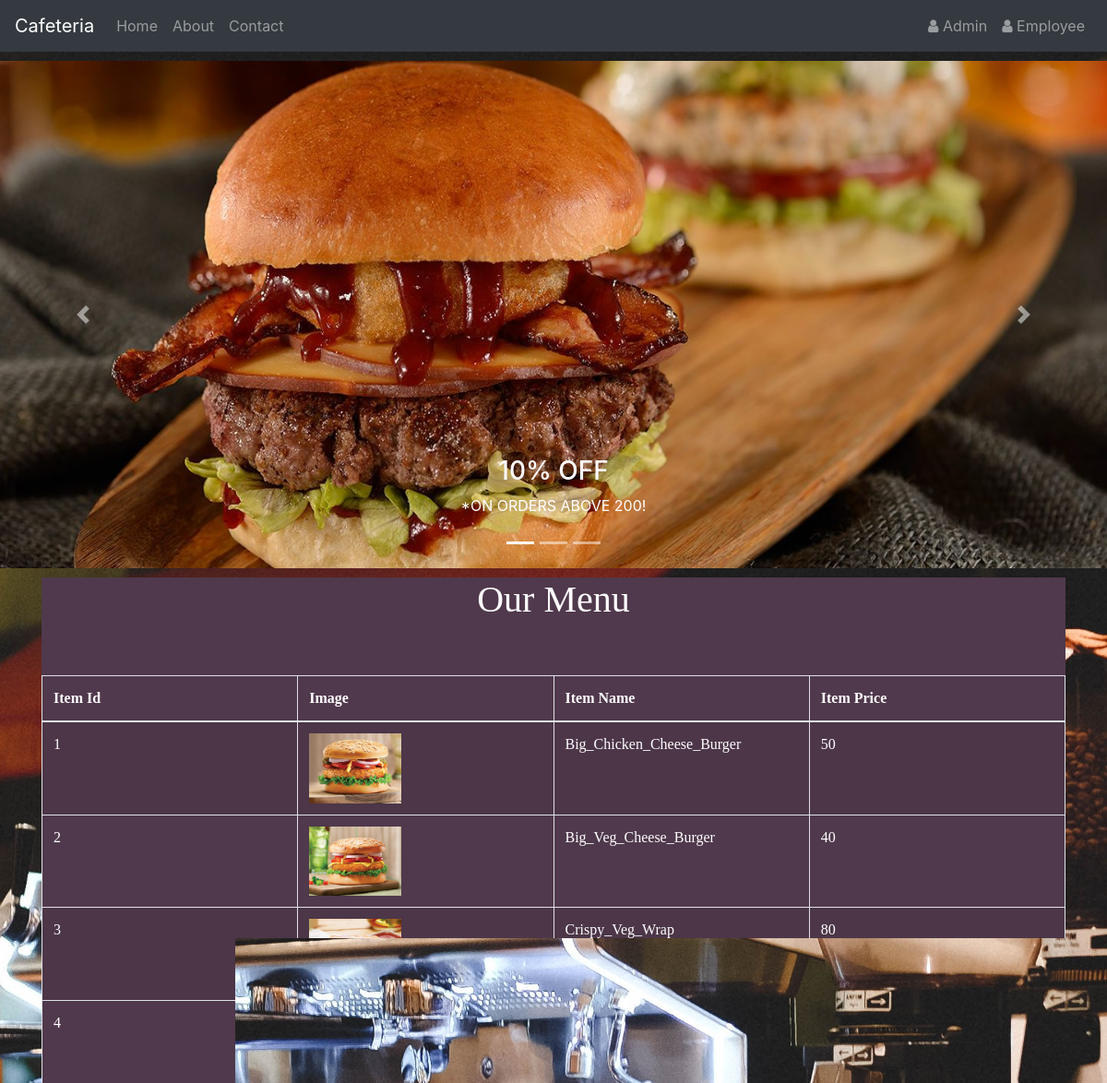
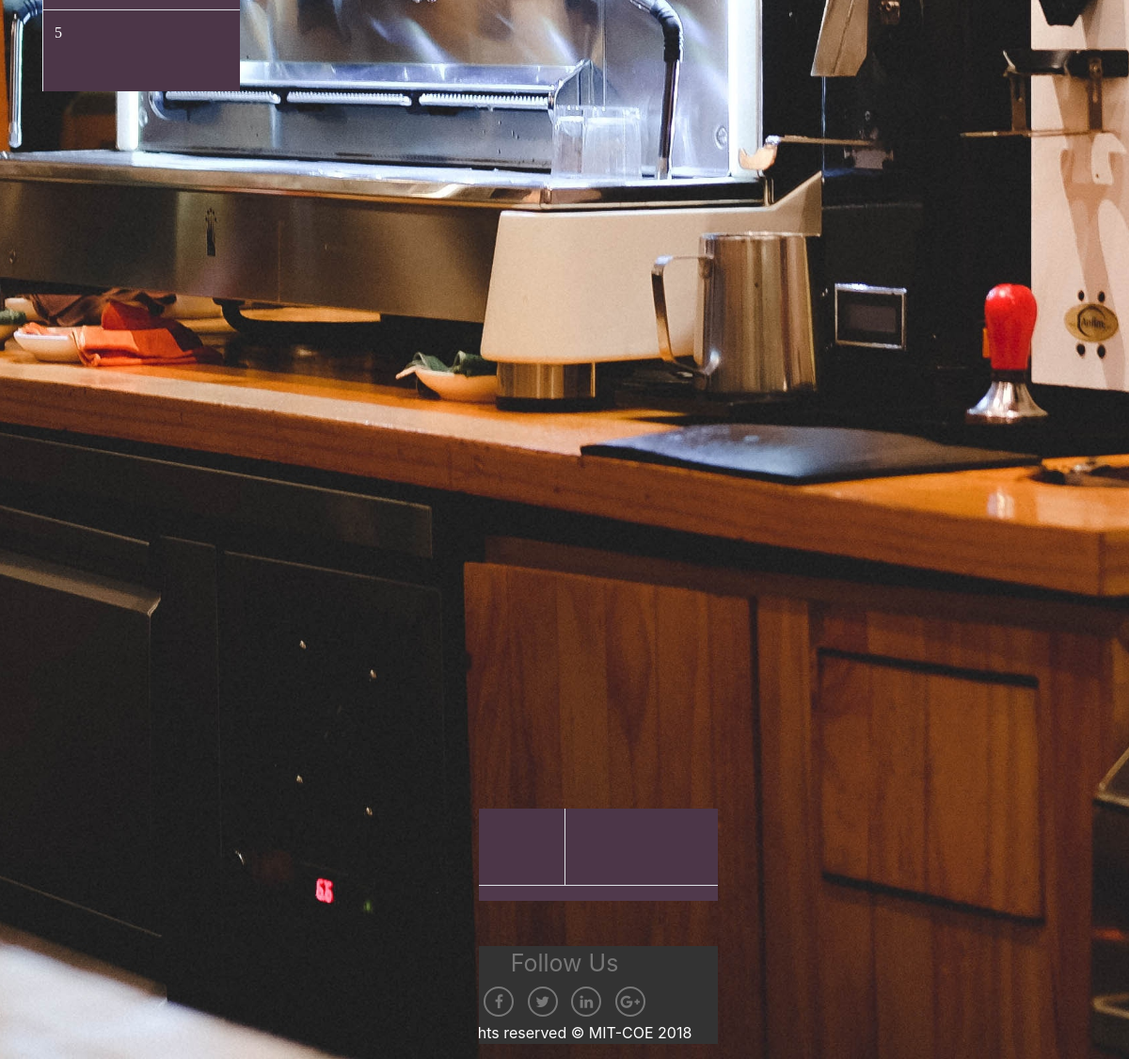
The page /components on the database its author committed (2 pictures, top to bottom).
### tables this page shows
CREATE TABLE `item` (
  `iid` int(11) NOT NULL,
  `idesc` varchar(50) NOT NULL,
  `price` float NOT NULL,
  `img` varchar(50) NOT NULL
);

### components/menu.php (the view, shortened to what this page needs)
<html>
<head lang="en">
    <link type="text/css" rel="stylesheet" href="bootstrap-4.1.3-dist\css\bootstrap.css">
  <link href="https://maxcdn.bootstrapcdn.com/font-awesome/4.7.0/css/font-awesome.min.css" rel="stylesheet">
</head>
<body>
    <div align="center">
<div class="container">
    <div class="table-scrol" style="background:#50394c; color:white; font-family: 'gotham-medium';">
        <h1 align="center">Our Menu</h1>
        <div class="table-responsive">
            <table class="table table-bordered table-hover table-striped" style="table-layout: fixed ">
            <thead>
            <tr>
                <th>Item Id</th>
                 <th>Image</th>
                <th>Item Name</th>
                <th>Item Price</th>
            </tr>
            </thead>
            <?php
            include("../employee/dbcon.php");
            $view_query="select * from item";
            $run=mysqli_query($con,$view_query);
            $count=0;
            while($row=mysqli_fetch_array($run))
            {
                $count++;
                $name=$row[1];
                $price=$row[2];
                $img=$row[3];
            ?>
            <tr>
            <td><?php echo $count;  ?></td>
            <td><img src="../manager/images/<?php echo $img; ?>"  style="max-width:100px;max-height:100px;"></td>
            <td><?php echo $name;  ?></td>
            <td><?php echo $price;  ?></td>
            </tr>
            <?php } ?>
        </table>
        </div>
    </div>
</div>
</div>
</body>
</html>

### components/index.php (shortened to what this page needs)
<!DOCTYPE html>
<html>
<head>
  <link rel="stylesheet" href="https://maxcdn.bootstrapcdn.com/bootstrap/4.1.3/css/bootstrap.min.css">
</head>
	<body class="fixed-bg">
	  <?php
	  	include("header.php");
	  	include("carousal.php");
	  	include("menu.php");
	  	?><br><br>
	  	<?php
	  	include("footer.php");
	  ?>
</body>
</html>

### components/header.php (shortened to what this page needs)
<!DOCTYPE html>
<html lang="en">
<head>
  <link rel="stylesheet" href="https://maxcdn.bootstrapcdn.com/bootstrap/4.1.3/css/bootstrap.min.css">
  <link href="https://maxcdn.bootstrapcdn.com/font-awesome/4.7.0/css/font-awesome.min.css" rel="stylesheet">
</head>
<body>
<nav class="navbar navbar-expand-sm bg-dark navbar-dark" >
   <div class="navbar-header">
      <a class="navbar-brand" href="#">Cafeteria</a>
    </div>
  <ul class="navbar-nav mr-auto">
    <li class="nav-item">
      <a class="nav-link" href="index.php">Home</a>
    </li>
    <li class="nav-item">
      <a class="nav-link" href="about.php">About</a>
    </li>
    <li class="nav-item">
      <a class="nav-link" href="contact.php">Contact</a>
    </li>
  </ul>
  <ul class="navbar-nav">
    <li><a class="nav-link" href="../manager/login.php"><span class="fa fa-user"></span> Admin</a></li>
    <li><a class="nav-link" href="../employee/login.php"><span class="fa fa-user"></span> Employee</a></li>
  </ul>
</nav>
</body>
</html>

### components/carousal.php (shortened to what this page needs)
<!DOCTYPE html>
<html lang="en">
<head>
  <link rel="stylesheet" href="https://maxcdn.bootstrapcdn.com/bootstrap/4.1.3/css/bootstrap.min.css">
</head>
<body>
<div class="cur">
<div id="demo" class="carousel slide" data-ride="carousel">
  <ul class="carousel-indicators">
    <li data-target="#demo" data-slide-to="0" class="active"></li>
    <li data-target="#demo" data-slide-to="1"></li>
    <li data-target="#demo" data-slide-to="2"></li>
  </ul>
  <div class="carousel-inner" style="height: 550px;">
    <div class="carousel-item active">
      <img src="images/b1.jpg" style="height: 550px; width: 100%;">
      <div class="carousel-caption">
        <h3>10% OFF</h3>
        <p>*ON ORDERS ABOVE 200!</p>
      </div>
    </div>
  </div>
  <a class="carousel-control-prev" href="#demo" data-slide="prev">
    <span class="carousel-control-prev-icon"></span>
  </a>
  <a class="carousel-control-next" href="#demo" data-slide="next">
    <span class="carousel-control-next-icon"></span>
  </a>
</div>
</div>
</body>
</html>

### components/footer.php (shortened to what this page needs)
<!DOCTYPE html>
<html>
<head>
   <link rel="stylesheet" href="https://maxcdn.bootstrapcdn.com/bootstrap/4.1.3/css/bootstrap.min.css">
</head>
<body>
<div class="footer1">
<div class="container follow-us-container">
    <div class="text-center follow-us">
        Follow Us
    </div>
    <div class="text-center">
        <a class="fa fa-facebook social-icon" href="#" target="_blank"></a>
        <a class="fa fa-twitter social-icon" href="#" target="_blank"></a>
        <a class="fa fa-linkedin social-icon" href="#" target="_blank"></a>
        <a class="fa fa-google-plus social-icon" href="#" target="_blank"></a>
    </div>
  <p>All rights reserved &copy MIT-COE 2018</p>
</div>
</div>
</body>
</html>

### components/index.php (style rules this page uses)
.fixed-bg { background-image: url("images/cafe.jpg"); min-height: 500px; background-attachment: fixed; background-position: center; background-repeat: no-repeat; background-size: cover; }

### components/carousal.php (style rules this page uses)
.cur { margin-top: 10px; margin-bottom: 10px; }

### components/menu.php (style rules this page uses)
.table { margin-top: 50px; }

### components/footer.php (style rules this page uses)
.footer1 { left: 0; bottom: 0; width: 100%; padding: 0px; padding-bottom: 0px; background-color: #333; color: white; text-align: center; }
.follow-us-container { margin-top: 0px; margin-bottom: 0px; }
.follow-us { font-size: 25px; color: #777; }
.social-icon { padding-top: 6px; font-size: 16px; text-align: center; width: 32px; height: 32px; border: 2px solid #777; border-radius: 50%; color: #777; margin: 5px; }

### rows shown on the page
item: img (picture), idesc "Big_Chicken_Cheese_Burger", price "50"
item: img (picture), idesc "Big_Veg_Cheese_Burger", price "40"
item: img (picture), idesc "Crispy_Veg_Wrap", price "80"
item: img (picture), idesc "Fruit_Trifle_Cup", price "45"
item: img (picture), idesc "Afghani_Chicken_Biryani", price "275"
item: img (picture), idesc "Black_Forest_Cake", price "150"
item: img (picture), idesc "Chilli_Cheese_Toastizza"
item: img (picture), idesc "Chocolate_ice_cream", price "40"
item: img (picture), idesc "Cocoa_Fantasy_Pastry"
item: img (picture), idesc "Peppy_Chicken_Roll", price "85"
item: img (picture), idesc "Sizzle_Dazzle_Brownie"
item: img (picture), idesc "Hazelnut_Karat_Cake", price "150"
item: img (picture), idesc "Roasted_Cardamom_Latte", price "60"
